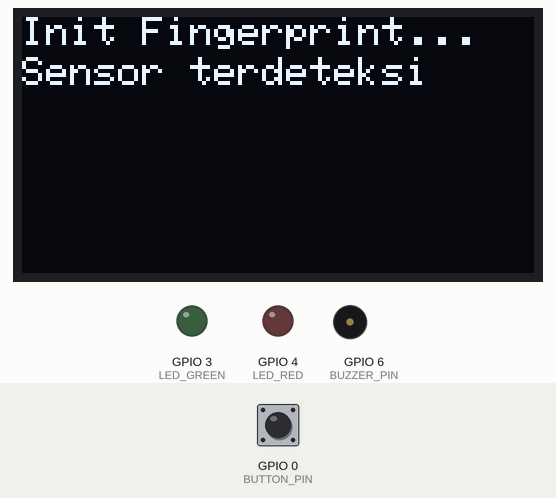
This sketch was run on a simulated ESP32-S3. Shown: 128×64 one-colour display, output pins drawn as LEDs (lit = HIGH), buzzer (waves = sounding, pin HIGH). The test bench sets the inputs (shaded band); at power-on: GPIO 0 (BUTTON_PIN) HIGH.

Above: at 0.1 s.
At 6.1 s:
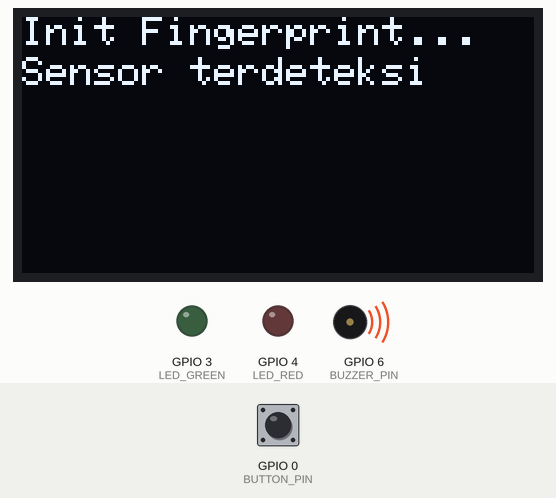
At 7.2 s:
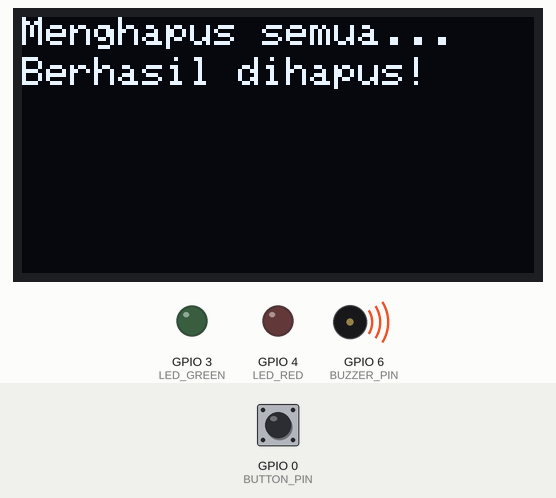
At 8.63 s:
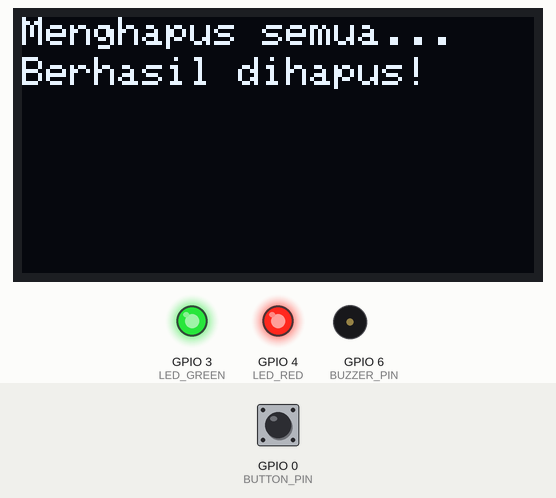
At 9.23 s:
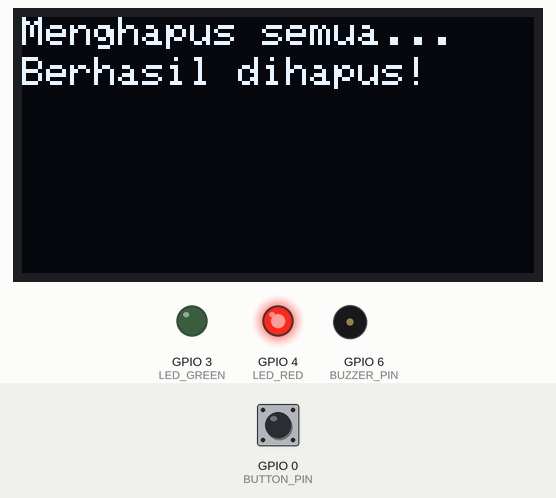
At 10.2 s:
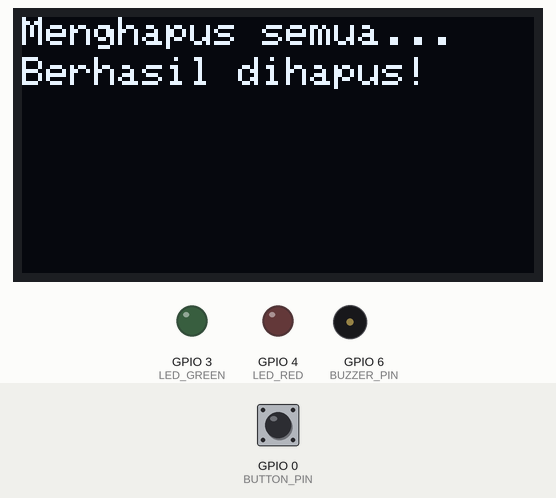
Timing chart, 0 to 40.0 s (numbered marks = the images above):
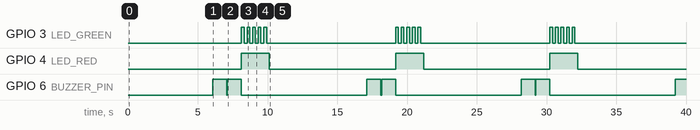

Measured:
- by itself, GPIO 3 (LED_GREEN): repeats every 11.1 s: 4 × (LOW 0.20 s, HIGH 0.20 s), LOW 9.3 s, HIGH 0.20 s
- by itself, GPIO 4 (LED_RED): alternates HIGH for 2.0 s and LOW for 9.1 s
- by itself, GPIO 6 (BUZZER_PIN): repeats every 11.1 s: LOW 0.05 s, HIGH 1.0 s, LOW 9.0 s, HIGH 1.0 s
- what the display in image 0 shows lasts 7.0 s, from 0.1 s to 7.1 s

The sketch:

Hapus_Pengguna.ino
```cpp
#include <Adafruit_Fingerprint.h>
#include <Wire.h>
#include <Adafruit_GFX.h>
#include <Adafruit_SSD1306.h>

#define SCREEN_WIDTH 128
#define SCREEN_HEIGHT 64
Adafruit_SSD1306 display(SCREEN_WIDTH, SCREEN_HEIGHT, &Wire, -1);

#include <HardwareSerial.h>
HardwareSerial mySerial(2); // RX2 = 16, TX2 = 17 di ESP32
Adafruit_Fingerprint finger = Adafruit_Fingerprint(&mySerial);

// === Pin ===
#define BUTTON_PIN 0   // Tombol di D0
#define BUZZER_PIN 6   // Buzzer di D6
#define LED_GREEN  3   // LED hijau di D3
#define LED_RED    4   // LED merah di D4

void setup() {
  pinMode(BUTTON_PIN, INPUT_PULLUP);
  pinMode(BUZZER_PIN, OUTPUT);
  pinMode(LED_GREEN, OUTPUT);
  pinMode(LED_RED, OUTPUT);

  digitalWrite(BUZZER_PIN, LOW);
  digitalWrite(LED_GREEN, LOW);
  digitalWrite(LED_RED, LOW);

  Serial.begin(115200);
  mySerial.begin(57600, SERIAL_8N1, 16, 17);

  if (!display.begin(SSD1306_SWITCHCAPVCC, 0x3C)) {
    for (;;); // OLED gagal
  }
  display.clearDisplay();
  display.setTextSize(1);
  display.setTextColor(SSD1306_WHITE);
  display.setCursor(0, 0);
  display.println("Init Fingerprint...");
  display.display();

  if (finger.verifyPassword()) {
    display.setCursor(0, 10);
    display.println("Sensor terdeteksi");
  } else {
    display.setCursor(0, 10);
    display.println("Sensor tidak ada!");
    display.display();
    while (1) delay(1);
  }
  display.display();
  delay(1000);
}

void loop() {
  if (digitalRead(BUTTON_PIN) == HIGH) {
    unsigned long startTime = millis();
    while (digitalRead(BUTTON_PIN) == HIGH) {
      if (millis() - startTime >= 5000) {  // Tekan 5 detik
        hapusSemuaSidik();
        break;
      }
    }
  }
}

void hapusSemuaSidik() {
  // Bunyi panjang saat mulai hapus
  digitalWrite(BUZZER_PIN, HIGH);
  delay(1000);
  digitalWrite(BUZZER_PIN, LOW);

  display.clearDisplay();
  display.setCursor(0, 0);
  display.println("Menghapus semua...");
  display.display();

  uint8_t p = finger.emptyDatabase();
  display.setCursor(0, 10);

  if (p == FINGERPRINT_OK) {
    display.println("Berhasil dihapus!");
    display.display();
    indikatorBerhasil();
  } else {
    display.println("Gagal hapus!");
    display.display();
    indikatorGagal();
  }

  delay(2000);
}

// === Indikator berhasil ===
void indikatorBerhasil() {
  // Buzzer bunyi panjang sekali
  digitalWrite(BUZZER_PIN, HIGH);
  delay(1000);
  digitalWrite(BUZZER_PIN, LOW);

  // LED merah ON
  digitalWrite(LED_RED, HIGH);

  // LED hijau kedip 5x
  for (int i = 0; i < 5; i++) {
    digitalWrite(LED_GREEN, HIGH);
    delay(200);
    digitalWrite(LED_GREEN, LOW);
    delay(200);
  }

  digitalWrite(LED_RED, LOW);
}

// === Indikator gagal ===
void indikatorGagal() {
  // Buzzer 3x pendek
  for (int i = 0; i < 3; i++) {
    digitalWrite(BUZZER_PIN, HIGH);
    delay(100);
    digitalWrite(BUZZER_PIN, LOW);
    delay(100);
  }

  // LED merah kedip 3x
  for (int i = 0; i < 3; i++) {
    digitalWrite(LED_RED, HIGH);
    delay(200);
    digitalWrite(LED_RED, LOW);
    delay(200);
  }
}
```
